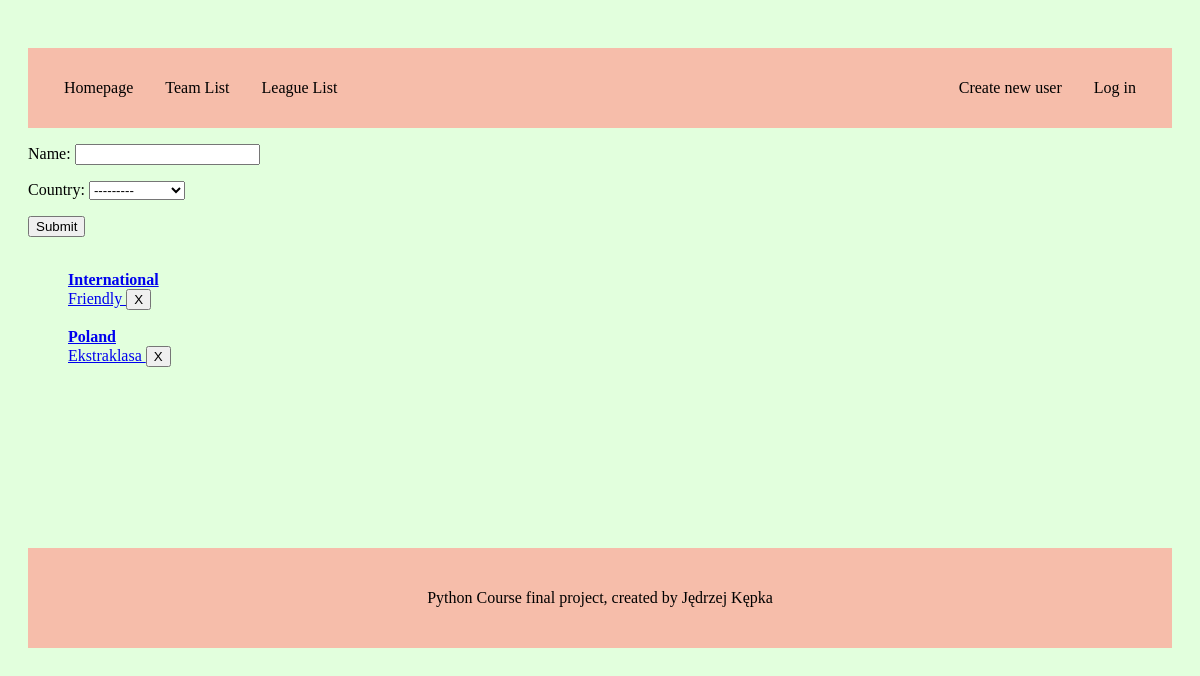
Page /leaguelist/ on the committed database.
### bettingApp/models.py (models this page shows, shortened)
class Country(models.Model):
    name = models.CharField(max_length=50)
    def __str__(self):
        return f"{self.name}"

class League(models.Model):
    name = models.CharField(max_length=50)
    country = models.ForeignKey(Country, default=None, on_delete=models.CASCADE)

### bettingApp/views.py (the view, shortened to what this page needs)
# urls.py: path("leaguelist/", views.LeagueListView.as_view(), name="leaguelist"),
class LeagueListView(View):
    def get(self, request):
        leagues = League.objects.all()
        countries = Country.objects.all()
        countries = countries.order_by('name')
        form = LeagueListForm()
        return render(request, 'leaguelist.html', {'leagues': leagues, 'form': form, 'countries': countries})

### bettingApp/forms.py
class LeagueListForm(forms.ModelForm):
    def __init__(self, *args, **kwargs):
        super(LeagueListForm, self).__init__(*args, **kwargs)
        for field in self.fields.values():
            field.required = False
    class Meta:
        model = League
        fields = '__all__'

### templates/leaguelist.html (shortened to what this page needs)
{% extends 'base.html' %}
{% block content %}
    <form method="post">
    {{ form.as_p }}
    <input type="submit">
    </form> <br>
<ul>{% for country in countries %}
    <strong><a href="{% url 'editcountry' country.pk %}">{{ country.name }}</a></strong><br>
    {% for league in leagues %}
    {% if league.country == country %}
        <a href="{{ league.id }}"> <a href='{% url 'editleague' league.pk %}'>{{ league.name }} </a> <a href='{% url 'deleteleague' league.pk %}'><button>X</button></a> <br> <br>
        {% endif %}
    {% endfor %}
    {% endfor %}
</ul>
{% endblock %}

### bettingApp/static/superview2.css (style rules this page uses)
.container { display: flex; flex-direction: column; min-height: calc(100vh - 200px); background-color: rgba(213, 255, 205, 0.68); padding: 40px 20px; }

### rows in the picture
Country: name "Poland"
Country: name "International"
League: name "Friendly"
League: name "Ekstraklasa"
